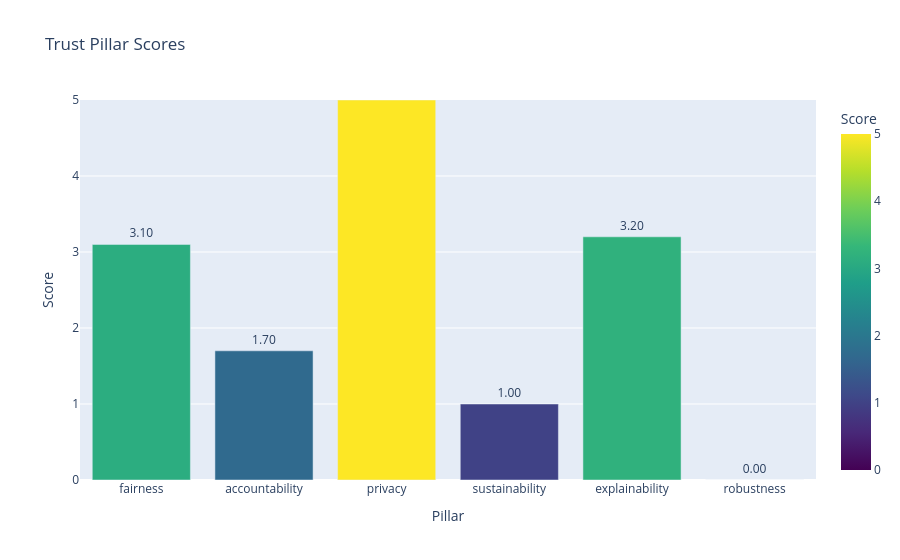
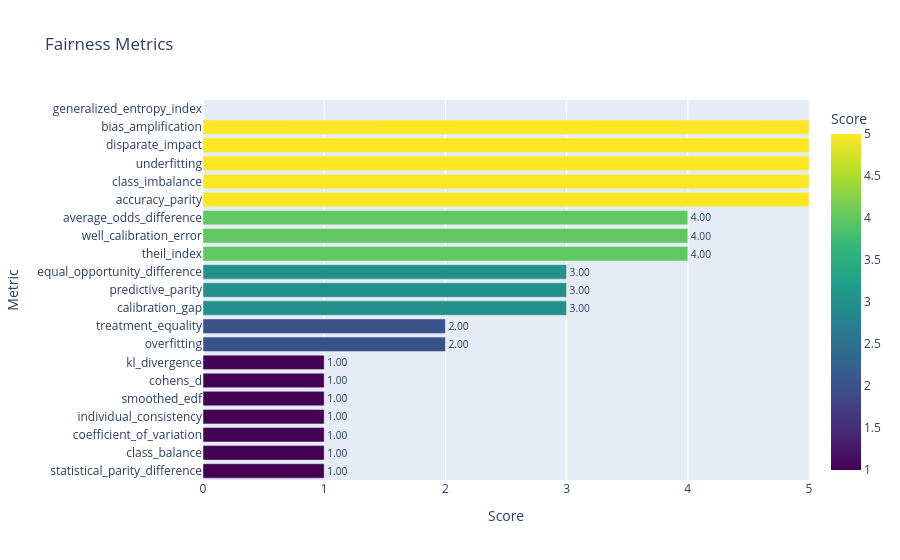
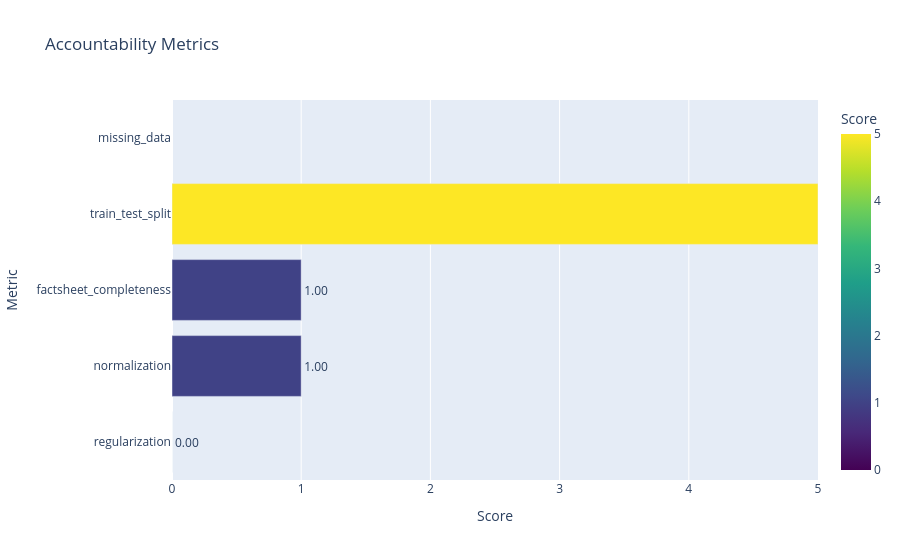
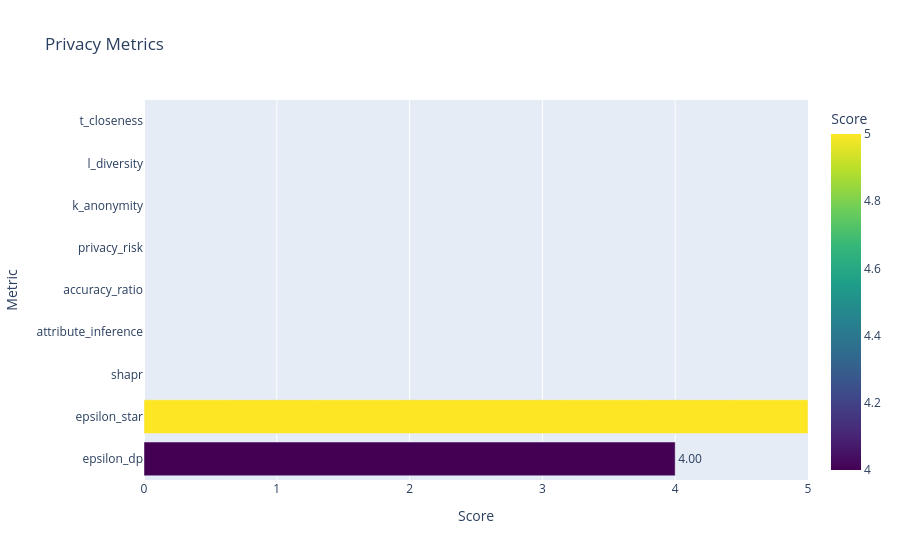

Notebook code for these charts, in order:
### Code cell
# === Cargar datos ===

pillar_scores = results["pillar_score"]
details = results["details"]

# === Gráfico de barras de pilares ===
df_pillars = pd.DataFrame(list(pillar_scores.items()), columns=["Pillar", "Score"])
fig_pillars = px.bar(
    df_pillars,
    x="Pillar",
    y="Score",
    text="Score",
    color="Score",
    color_continuous_scale="Viridis",
    range_y=[0, 5],
    title="Trust Pillar Scores"
)
fig_pillars.update_traces(texttemplate="%{text:.2f}", textposition="outside")
fig_pillars.show()  # Esto abre un navegador con el gráfico interactivo

# === Gráficos por métricas individuales de cada pilar ===
for pillar, metrics in details.items():
    df_metrics = pd.DataFrame(list(metrics.items()), columns=["Metric", "Score"])
    df_metrics = df_metrics.sort_values("Score")  # Para que las barras horizontales estén ordenadas
    fig = px.bar(
        df_metrics,
        x="Score",
        y="Metric",
        orientation="h",
        text="Score",
        color="Score",
        color_continuous_scale="Viridis",
        range_x=[0, 5],
        title=f"{pillar.capitalize()} Metrics"
    )
    fig.update_traces(texttemplate="%{text:.2f}", textposition="outside")
    fig.show()  # Abre cada gráfico en una ventana o pestaña del navegador

### Figure 1 — Plotly figure (JSON) as saved in the notebook; plotly's stock layout.template omitted (floating-point values rounded to 4 significant figures)
{"data": [{"hovertemplate": "Pillar=%{x}<br>Score=%{marker.color}<extra></extra>", "legendgroup": "", "marker": {"color": [3.1, 1.7, 5.0, 1.0, 3.2, 0.0], "coloraxis": "coloraxis", "pattern": {"shape": ""}}, "name": "", "orientation": "v", "showlegend": false, "text": [3.1, 1.7, 5.0, 1.0, 3.2, 0.0], "textposition": "outside", "texttemplate": "%{text:.2f}", "type": "bar", "x": ["fairness", "accountability", "privacy", "sustainability", "explainability", "robustness"], "xaxis": "x", "y": [3.1, 1.7, 5.0, 1.0, 3.2, 0.0], "yaxis": "y"}], "layout": {"barmode": "relative", "coloraxis": {"colorbar": {"title": {"text": "Score"}}, "colorscale": [[0, "#440154"], [0.1111, "#482878"], [0.2222, "#3e4989"], [0.3333, "#31688e"], [0.4444, "#26828e"], [0.5556, "#1f9e89"], [0.6667, "#35b779"], [0.7778, "#6ece58"], [0.8889, "#b5de2b"], [1, "#fde725"]]}, "legend": {"tracegroupgap": 0}, "title": {"text": "Trust Pillar Scores"}, "xaxis": {"anchor": "y", "domain": [0, 1], "title": {"text": "Pillar"}}, "yaxis": {"anchor": "x", "domain": [0, 1], "range": [0, 5], "title": {"text": "Score"}}}}

### Figure 2 — Plotly figure (JSON) as saved in the notebook; plotly's stock layout.template omitted (floating-point values rounded to 4 significant figures)
{"data": [{"hovertemplate": "Score=%{marker.color}<br>Metric=%{y}<extra></extra>", "legendgroup": "", "marker": {"color": [1.0, 1.0, 1.0, 1.0, 1.0, 1.0, 1.0, 2.0, 2.0, 3.0, 3.0, 3.0, 4.0, 4.0, 4.0, 5.0, 5.0, 5.0, 5.0, 5.0, NaN], "coloraxis": "coloraxis", "pattern": {"shape": ""}}, "name": "", "orientation": "h", "showlegend": false, "text": [1.0, 1.0, 1.0, 1.0, 1.0, 1.0, 1.0, 2.0, 2.0, 3.0, 3.0, 3.0, 4.0, 4.0, 4.0, 5.0, 5.0, 5.0, 5.0, 5.0, NaN], "textposition": "outside", "texttemplate": "%{text:.2f}", "type": "bar", "x": [1.0, 1.0, 1.0, 1.0, 1.0, 1.0, 1.0, 2.0, 2.0, 3.0, 3.0, 3.0, 4.0, 4.0, 4.0, 5.0, 5.0, 5.0, 5.0, 5.0, NaN], "xaxis": "x", "y": ["statistical_parity_difference", "class_balance", "coefficient_of_variation", "individual_consistency", "smoothed_edf", "cohens_d", "kl_divergence", "overfitting", "treatment_equality", "calibration_gap", "predictive_parity", "equal_opportunity_difference", "theil_index", "well_calibration_error", "average_odds_difference", "accuracy_parity", "class_imbalance", "underfitting", "disparate_impact", "bias_amplification", "generalized_entropy_index"], "yaxis": "y"}], "layout": {"barmode": "relative", "coloraxis": {"colorbar": {"title": {"text": "Score"}}, "colorscale": [[0, "#440154"], [0.1111, "#482878"], [0.2222, "#3e4989"], [0.3333, "#31688e"], [0.4444, "#26828e"], [0.5556, "#1f9e89"], [0.6667, "#35b779"], [0.7778, "#6ece58"], [0.8889, "#b5de2b"], [1, "#fde725"]]}, "legend": {"tracegroupgap": 0}, "title": {"text": "Fairness Metrics"}, "xaxis": {"anchor": "y", "domain": [0, 1], "range": [0, 5], "title": {"text": "Score"}}, "yaxis": {"anchor": "x", "domain": [0, 1], "title": {"text": "Metric"}}}}

### Figure 3 — Plotly figure (JSON) as saved in the notebook; plotly's stock layout.template omitted (floating-point values rounded to 4 significant figures)
{"data": [{"hovertemplate": "Score=%{marker.color}<br>Metric=%{y}<extra></extra>", "legendgroup": "", "marker": {"color": [0.0, 1.0, 1.0, 5.0, NaN], "coloraxis": "coloraxis", "pattern": {"shape": ""}}, "name": "", "orientation": "h", "showlegend": false, "text": [0.0, 1.0, 1.0, 5.0, NaN], "textposition": "outside", "texttemplate": "%{text:.2f}", "type": "bar", "x": [0.0, 1.0, 1.0, 5.0, NaN], "xaxis": "x", "y": ["regularization", "normalization", "factsheet_completeness", "train_test_split", "missing_data"], "yaxis": "y"}], "layout": {"barmode": "relative", "coloraxis": {"colorbar": {"title": {"text": "Score"}}, "colorscale": [[0, "#440154"], [0.1111, "#482878"], [0.2222, "#3e4989"], [0.3333, "#31688e"], [0.4444, "#26828e"], [0.5556, "#1f9e89"], [0.6667, "#35b779"], [0.7778, "#6ece58"], [0.8889, "#b5de2b"], [1, "#fde725"]]}, "legend": {"tracegroupgap": 0}, "title": {"text": "Accountability Metrics"}, "xaxis": {"anchor": "y", "domain": [0, 1], "range": [0, 5], "title": {"text": "Score"}}, "yaxis": {"anchor": "x", "domain": [0, 1], "title": {"text": "Metric"}}}}

### Figure 4 — Plotly figure (JSON) as saved in the notebook; plotly's stock layout.template omitted (floating-point values rounded to 4 significant figures)
{"data": [{"hovertemplate": "Score=%{marker.color}<br>Metric=%{y}<extra></extra>", "legendgroup": "", "marker": {"color": [4.0, 5.0, NaN, NaN, NaN, NaN, NaN, NaN, NaN], "coloraxis": "coloraxis", "pattern": {"shape": ""}}, "name": "", "orientation": "h", "showlegend": false, "text": [4.0, 5.0, NaN, NaN, NaN, NaN, NaN, NaN, NaN], "textposition": "outside", "texttemplate": "%{text:.2f}", "type": "bar", "x": [4.0, 5.0, NaN, NaN, NaN, NaN, NaN, NaN, NaN], "xaxis": "x", "y": ["epsilon_dp", "epsilon_star", "shapr", "attribute_inference", "accuracy_ratio", "privacy_risk", "k_anonymity", "l_diversity", "t_closeness"], "yaxis": "y"}], "layout": {"barmode": "relative", "coloraxis": {"colorbar": {"title": {"text": "Score"}}, "colorscale": [[0, "#440154"], [0.1111, "#482878"], [0.2222, "#3e4989"], [0.3333, "#31688e"], [0.4444, "#26828e"], [0.5556, "#1f9e89"], [0.6667, "#35b779"], [0.7778, "#6ece58"], [0.8889, "#b5de2b"], [1, "#fde725"]]}, "legend": {"tracegroupgap": 0}, "title": {"text": "Privacy Metrics"}, "xaxis": {"anchor": "y", "domain": [0, 1], "range": [0, 5], "title": {"text": "Score"}}, "yaxis": {"anchor": "x", "domain": [0, 1], "title": {"text": "Metric"}}}}
